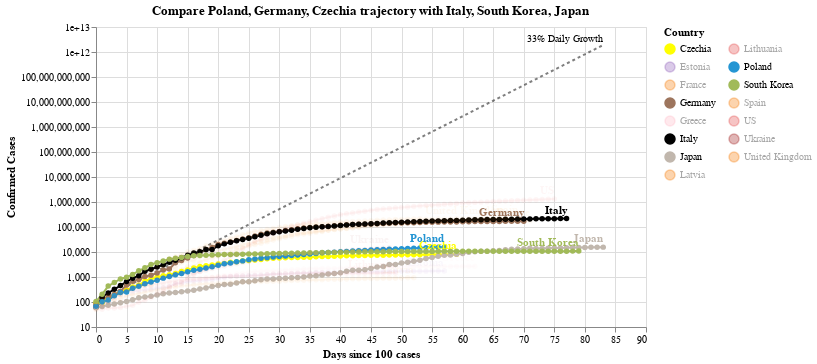

Write notebook code for a chart like this one.
### Code cell
#hide_input
chart2 = make_since_chart(['Poland', 'Germany', 'Czechia'])
chart2

### Figure 1 — Vega-Lite specification as saved in the notebook (floating-point values rounded to 4 significant figures; data arrays with more than 128 entries replaced by an {"elided": "..."} marker saying what was removed)
{"config": {"view": {"continuousWidth": 400, "continuousHeight": 300}}, "layer": [{"mark": {"type": "line", "color": "black", "opacity": 0.5, "strokeDash": [3, 3]}, "encoding": {"x": {"type": "quantitative", "field": "Days since 100 cases"}, "y": {"type": "quantitative", "field": "Confirmed Cases"}}}, {"mark": {"type": "text", "align": "right", "dy": -6, "fontSize": 10, "text": "33% Daily Growth"}, "encoding": {"x": {"type": "quantitative", "field": "Days since 100 cases"}, "y": {"type": "quantitative", "field": "Confirmed Cases"}}, "transform": [{"filter": "(datum['Days since 100 cases'] >= 83)"}]}, {"data": {"name": "data-9619b962d5193355c297c0c8e73b0d55"}, "mark": {"type": "line", "point": true}, "encoding": {"color": {"type": "nominal", "field": "Country", "legend": {"columns": 2}, "scale": {"domain": ["Czechia", "Estonia", "France", "Germany", "Greece", "Italy", "Japan", "Latvia", "Lithuania", "Poland", "South Korea", "Spain", "US", "Ukraine", "United Kingdom"], "range": ["yellow", "#9467bd", "#F58518", "#9D755D", "pink", "black", "#C1B7AD", "#F58518", "#E45756", "#2495D3", "#A1BA59", "#F58518", "#E45756", "brown", "#F58518"]}}, "opacity": {"condition": {"value": 1, "selection": "selector002"}, "value": 0.05}, "tooltip": [{"type": "nominal", "field": "Country"}, {"type": "temporal", "field": "Date"}, {"type": "quantitative", "field": "Confirmed Cases"}, {"type": "quantitative", "field": "Days since 100 cases"}], "x": {"type": "quantitative", "field": "Days since 100 cases"}, "y": {"type": "quantitative", "field": "Confirmed Cases", "scale": {"type": "log"}}}, "selection": {"selector002": {"type": "multi", "fields": ["Country"], "bind": "legend", "init": [{"Country": "Poland"}, {"Country": "Germany"}, {"Country": "Czechia"}, {"Country": "Italy"}, {"Country": "South Korea"}, {"Country": "Japan"}]}}, "width": 550}, {"data": {"name": "data-9619b962d5193355c297c0c8e73b0d55"}, "mark": {"type": "text", "align": "right", "dy": -8, "fontWeight": "bold"}, "encoding": {"color": {"type": "nominal", "field": "Country", "legend": {"columns": 2}, "scale": {"domain": ["Czechia", "Estonia", "France", "Germany", "Greece", "Italy", "Japan", "Latvia", "Lithuania", "Poland", "South Korea", "Spain", "US", "Ukraine", "United Kingdom"], "range": ["yellow", "#9467bd", "#F58518", "#9D755D", "pink", "black", "#C1B7AD", "#F58518", "#E45756", "#2495D3", "#A1BA59", "#F58518", "#E45756", "brown", "#F58518"]}}, "opacity": {"condition": {"value": 1, "selection": "selector002"}, "value": 0.05}, "text": {"type": "nominal", "field": "Country"}, "tooltip": [{"type": "nominal", "field": "Country"}, {"type": "temporal", "field": "Date"}, {"type": "quantitative", "field": "Confirmed Cases"}, {"type": "quantitative", "field": "Days since 100 cases"}], "x": {"type": "quantitative", "field": "Days since 100 cases"}, "y": {"type": "quantitative", "field": "Confirmed Cases", "scale": {"type": "log"}}}, "transform": [{"filter": "(datum['Date'] >= 1588982400000)"}], "width": 550}], "data": {"name": "data-dcd91a92b5d4e720f1d5f46032f7bfdc"}, "title": "Compare Poland, Germany, Czechia trajectory with Italy, South Korea, Japan", "$schema": "https://vega.github.io/schema/vega-lite/v4.0.2.json", "datasets": {"data-dcd91a92b5d4e720f1d5f46032f7bfdc": [{"Days since 100 cases": 0, "Confirmed Cases": 100.0}, {"Days since 100 cases": 1, "Confirmed Cases": 133.0}, {"Days since 100 cases": 2, "Confirmed Cases": 176.9}, {"Days since 100 cases": 3, "Confirmed Cases": 235.3}, {"Days since 100 cases": 4, "Confirmed Cases": 312.9}, {"Days since 100 cases": 5, "Confirmed Cases": 416.2}, {"Days since 100 cases": 6, "Confirmed Cases": 553.5}, {"Days since 100 cases": 7, "Confirmed Cases": 736.1}, {"Days since 100 cases": 8, "Confirmed Cases": 979.1}, {"Days since 100 cases": 9, "Confirmed Cases": 1302.0}, {"Days since 100 cases": 10, "Confirmed Cases": 1732.0}, {"Days since 100 cases": 11, "Confirmed Cases": 2303.0}, {"Days since 100 cases": 12, "Confirmed Cases": 3064.0}, {"Days since 100 cases": 13, "Confirmed Cases": 4074.0}, {"Days since 100 cases": 14, "Confirmed Cases": 5419.0}, {"Days since 100 cases": 15, "Confirmed Cases": 7207.0}, {"Days since 100 cases": 16, "Confirmed Cases": 9586.0}, {"Days since 100 cases": 17, "Confirmed Cases": 12750.0}, {"Days since 100 cases": 18, "Confirmed Cases": 16960.0}, {"Days since 100 cases": 19, "Confirmed Cases": 22550.0}, {"Days since 100 cases": 20, "Confirmed Cases": 29990.0}, {"Days since 100 cases": 21, "Confirmed Cases": 39890.0}, {"Days since 100 cases": 22, "Confirmed Cases": 53060.0}, {"Days since 100 cases": 23, "Confirmed Cases": 70560.0}, {"Days since 100 cases": 24, "Confirmed Cases": 93850.0}, {"Days since 100 cases": 25, "Confirmed Cases": 124800.0}, {"Days since 100 cases": 26, "Confirmed Cases": 166000.0}, {"Days since 100 cases": 27, "Confirmed Cases": 220800.0}, {"Days since 100 cases": 28, "Confirmed Cases": 293700.0}, {"Days since 100 cases": 29, "Confirmed Cases": 390600.0}, {"Days since 100 cases": 30, "Confirmed Cases": 519500.0}, {"Days since 100 cases": 31, "Confirmed Cases": 690900.0}, {"Days since 100 cases": 32, "Confirmed Cases": 918900.0}, {"Days since 100 cases": 33, "Confirmed Cases": 1222000.0}, {"Days since 100 cases": 34, "Confirmed Cases": 1625000.0}, {"Days since 100 cases": 35, "Confirmed Cases": 2162000.0}, {"Days since 100 cases": 36, "Confirmed Cases": 2875000.0}, {"Days since 100 cases": 37, "Confirmed Cases": 3824000.0}, {"Days since 100 cases": 38, "Confirmed Cases": 5086000.0}, {"Days since 100 cases": 39, "Confirmed Cases": 6764000.0}, {"Days since 100 cases": 40, "Confirmed Cases": 8996000.0}, {"Days since 100 cases": 41, "Confirmed Cases": 11970000.0}, {"Days since 100 cases": 42, "Confirmed Cases": 15910000.0}, {"Days since 100 cases": 43, "Confirmed Cases": 21170000.0}, {"Days since 100 cases": 44, "Confirmed Cases": 28150000.0}, {"Days since 100 cases": 45, "Confirmed Cases": 37440000.0}, {"Days since 100 cases": 46, "Confirmed Cases": 49790000.0}, {"Days since 100 cases": 47, "Confirmed Cases": 66230000.0}, {"Days since 100 cases": 48, "Confirmed Cases": 88080000.0}, {"Days since 100 cases": 49, "Confirmed Cases": 117100000.0}, {"Days since 100 cases": 50, "Confirmed Cases": 155800000.0}, {"Days since 100 cases": 51, "Confirmed Cases": 207200000.0}, {"Days since 100 cases": 52, "Confirmed Cases": 275600000.0}, {"Days since 100 cases": 53, "Confirmed Cases": 366600000.0}, {"Days since 100 cases": 54, "Confirmed Cases": 487500000.0}, {"Days since 100 cases": 55, "Confirmed Cases": 648400000.0}, {"Days since 100 cases": 56, "Confirmed Cases": 862400000.0}, {"Days since 100 cases": 57, "Confirmed Cases": 1147000000.0}, {"Days since 100 cases": 58, "Confirmed Cases": 1525000000.0}, {"Days since 100 cases": 59, "Confirmed Cases": 2029000000.0}, {"Days since 100 cases": 60, "Confirmed Cases": 2698000000.0}, {"Days since 100 cases": 61, "Confirmed Cases": 3589000000.0}, {"Days since 100 cases": 62, "Confirmed Cases": 4773000000.0}, {"Days since 100 cases": 63, "Confirmed Cases": 6348000000.0}, {"Days since 100 cases": 64, "Confirmed Cases": 8443000000.0}, {"Days since 100 cases": 65, "Confirmed Cases": 11230000000.0}, {"Days since 100 cases": 66, "Confirmed Cases": 14940000000.0}, {"Days since 100 cases": 67, "Confirmed Cases": 19860000000.0}, {"Days since 100 cases": 68, "Confirmed Cases": 26420000000.0}, {"Days since 100 cases": 69, "Confirmed Cases": 35140000000.0}, {"Days since 100 cases": 70, "Confirmed Cases": 46730000000.0}, {"Days since 100 cases": 71, "Confirmed Cases": 62150000000.0}, {"Days since 100 cases": 72, "Confirmed Cases": 82660000000.0}, {"Days since 100 cases": 73, "Confirmed Cases": 109900000000.0}, {"Days since 100 cases": 74, "Confirmed Cases": 146200000000.0}, {"Days since 100 cases": 75, "Confirmed Cases": 194500000000.0}, {"Days since 100 cases": 76, "Confirmed Cases": 258700000000.0}, {"Days since 100 cases": 77, "Confirmed Cases": 344000000000.0}, {"Days since 100 cases": 78, "Confirmed Cases": 457500000000.0}, {"Days since 100 cases": 79, "Confirmed Cases": 608500000000.0}, {"Days since 100 cases": 80, "Confirmed Cases": 809300000000.0}, {"Days since 100 cases": 81, "Confirmed Cases": 1076000000000.0}, {"Days since 100 cases": 82, "Confirmed Cases": 1432000000000.0}, {"Days since 100 cases": 83, "Confirmed Cases": 1904000000000.0}], "data-9619b962d5193355c297c0c8e73b0d55": {"elided": "990 records"}}}
